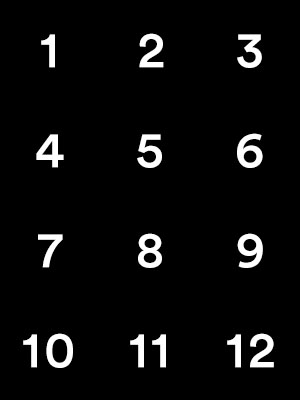
#> input picture image.jpg, 300 x 400 px
$ python crop.py   (Python 2 division)
#> lines starting #> are read from the running program, lines starting #| are printed output that depends on the picture
from PIL import Image

def crop(image_path, coords, saved_location):
    """
    @param image_path: The path to the image to edit
    @param coords: A tuple of x/y coordinates (x1, y1, x2, y2)
    @param saved_location: Path to save the cropped image
    """
    image_obj = Image.open(image_path)
    cropped_image = image_obj.crop(coords)
    cropped_image.save(saved_location)
    #cropped_image.show()


if __name__ == '__main__':

    image_file = "image.jpg"
    im = Image.open(image_file)
#> im is the input picture: PIL image 300x400 RGB; min 0, max 255, mean 12

    # get image dimensions
    imageWidth = im.size[0]
#> imageWidth = 300
    imageHeight = im.size[1]
#> imageHeight = 400

    # set # of tiles
    tileWidthNum = 3;

    tileWidth = imageWidth/tileWidthNum
#> tileWidth = 100
    tileHeight = tileWidth
#> tileHeight = 100
    tileHeightNum = imageHeight / tileHeight
#> tileHeightNum = 4

    # number of output tiles
    tileNum = tileWidthNum * tileHeightNum
#> tileNum = 12


    count = 0
    for j in range (0, tileHeightNum):
        for i in range(0, tileWidthNum):
            x1 = i*tileWidth
#> x1 = 0
            y1 = j*tileHeight
#> y1 = 0
            x2 = (i+1) * tileWidth
#> x2 = 100
            y2 = (j+1) * tileHeight
#> y2 = 100

            crop(image_file, (x1, y1, x2, y2), str(count) + '.jpg' )
#> in crop, `cropped_image = image_obj.crop(coords)`:
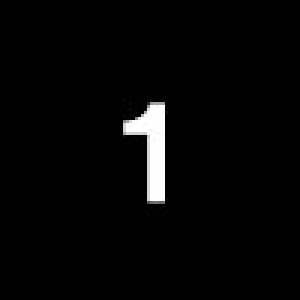
#> cropped_image: PIL image 100x100 RGB (shown 3 times larger); min 0, max 255, mean 6
            count+=1
